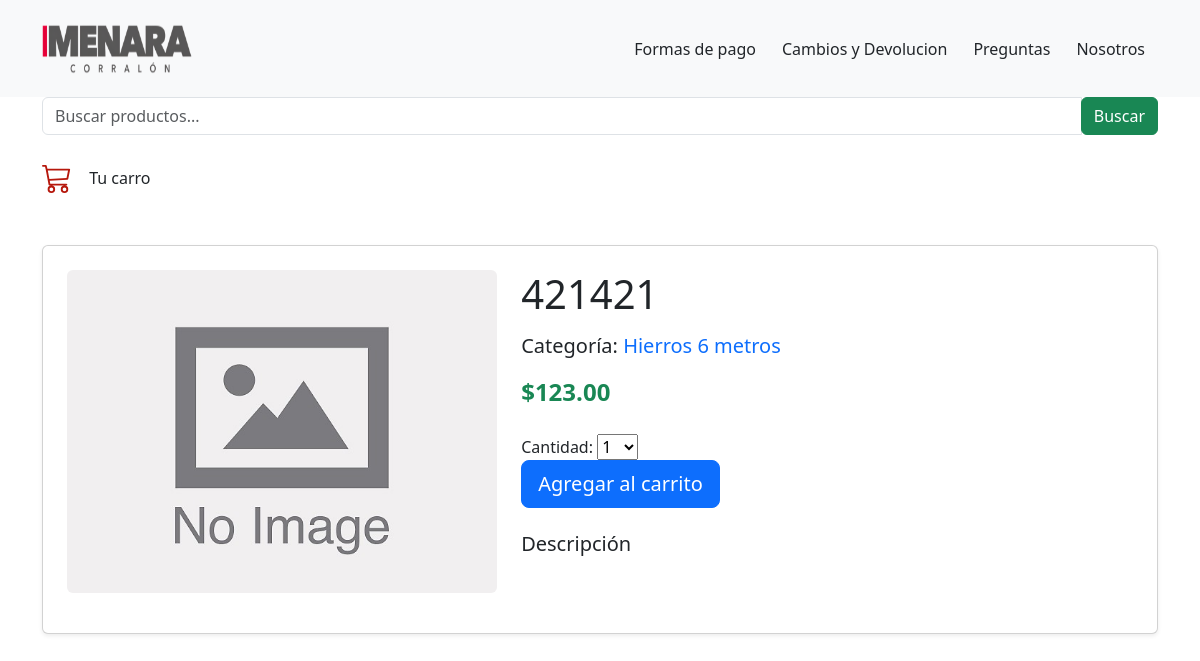
The page /9/421421/ on the database its author committed.
### p1ecommerce/models.py (models this page shows, shortened)
class Product(models.Model):
    category = models.ForeignKey(Category,
                                related_name='products',
                                on_delete=models.CASCADE)
    name= models.CharField(max_length=200)
    slug= models.SlugField(max_length=200)
    image= models.ImageField(upload_to='products/%Y/%m/%d',
                            blank=True)
    description= models.TextField(blank=True)
    price = models.DecimalField(max_digits=5,
                                decimal_places=2)
    available= models.BooleanField(default=True)
    created= models.DateTimeField(auto_now=True)
    updated= models.DateTimeField(auto_now_add=True)
    class Meta:
        ordering= ['name']

class Category(models.Model):
    name = models.CharField(max_length=200)
    slug = models.SlugField(max_length=200)
    class Meta:
        ordering = ['name']
        indexes = [
            models.Index(fields=['name'])
        ]
    def __str__(self):
            return self.name
    def get_absolute_url(self):
     return reverse('tienda:product_list_by_category',
                    args=[self.slug])

### p1ecommerce/views.py (the view)
# urls.py: path('<int:id>/<slug:slug>/', views.product_detail, name= 'product_detail'),
def product_detail(request, id, slug):
    product= get_object_or_404(Product,
                               id = id,
                               slug = slug,
                               available = True)
    cart_product_form= CartAddProductForm()
    return render(request,
                  'tienda/products/detail.html',
                  {'product': product,
                  'cart_product_form': cart_product_form })

### cart/forms.py
class CartAddProductForm(forms.Form):
    cantidad = forms.TypedChoiceField(choices=PRODUCT_QUANTITY_CHOICES,
                                      coerce=int)
    override = forms.BooleanField(required=False,
                                  initial=False,
                                  widget=forms.HiddenInput)

### p1ecommerce/templates/tienda/products/detail.html (shortened to what this page needs)
{% extends "base.html" %}
{% load static %}
{% block content %}
<div class="container mt-5 mb-5">
  <div class="card shadow-sm p-4">
    <div class="row">
      <div class="col-md-5 text-center">
        <img src="{% if product.image %}{{ product.image.url }}{% else %}{% static 'img/no_image.jpg' %}{% endif %}"
             class="img-fluid rounded mx-auto d-block mb-3"
             alt="{{ product.name }}"
             style="max-width: 100%; max-height: 400px;">
      </div>
      <div class="col-md-7">
        <h1 class="mb-3">{{ product.name }}</h1>
        <h5 class="mb-3">
          Categoría:
          <a href="{{ product.category.get_absolute_url }}" class="text-decoration-none text-primary">
            {{ product.category }}
          </a>
        </h5>
        <p class="price fs-4 text-success fw-bold mb-4">
          ${{ product.price }}
        </p>
        <form action="{% url 'cart:cart_add' product.id %}" method="post" class="mb-4">
          {{ cart_product_form }}
          <button type="submit" class="btn btn-primary btn-lg">
            Agregar al carrito
          </button>
        </form>
        <div class="product-description">
          <h5 class="mb-2">Descripción</h5>
        </div>
      </div>
    </div>
  </div>
</div>
{% endblock %}

### rows shown on the page
Product: name "421421", category "Hierros 6 metros", price "123.00"
